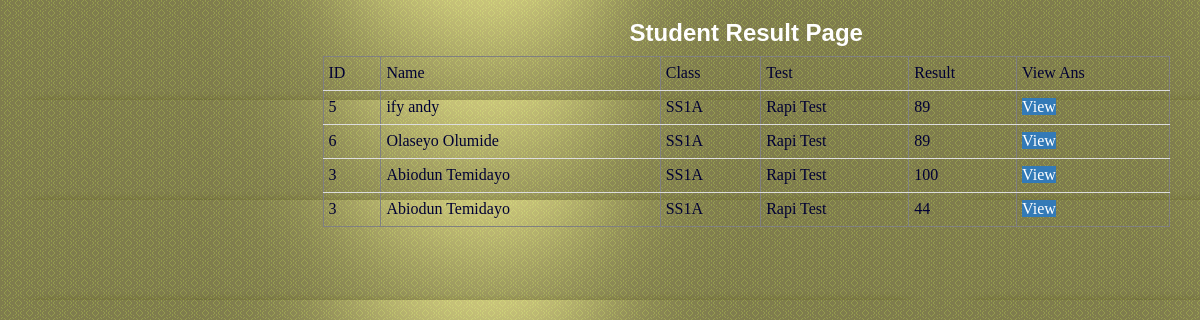
Page /admin/view_all_result.php on the committed database.
### tables this page shows
CREATE TABLE IF NOT EXISTS `student` (
  `id` int(11) NOT NULL AUTO_INCREMENT,
  `fullname` varchar(225) NOT NULL,
  `username` varchar(70) NOT NULL,
  `class` varchar(70) NOT NULL,
  `dept` varchar(70) NOT NULL,
  `password` varchar(70) NOT NULL,
  PRIMARY KEY (`id`)
);

CREATE TABLE IF NOT EXISTS `test` (
  `id` int(11) NOT NULL AUTO_INCREMENT,
  `name` varchar(225) NOT NULL,
  `class` varchar(50) NOT NULL,
  `time` int(11) NOT NULL,
  PRIMARY KEY (`id`)
);

CREATE TABLE IF NOT EXISTS `testscore` (
  `ID` int(11) NOT NULL AUTO_INCREMENT,
  `stdid` int(11) NOT NULL,
  `testid` int(11) NOT NULL,
  `score` int(11) NOT NULL,
  PRIMARY KEY (`ID`)
);

### admin/view_all_result.php (the view, shortened to what this page needs)
<!DOCTYPE html PUBLIC "-//W3C//DTD XHTML 1.0 Transitional//EN" "http://www.w3.org/TR/xhtml1/DTD/xhtml1-transitional.dtd">
<html xmlns="http://www.w3.org/1999/xhtml">
<head>
<link href="../style/style.css" type="text/css" rel="stylesheet" />
<link href="../style/bootstrap.min.css" type="text/css" rel="stylesheet" />
</head>
<body>
<div class="container-fluid">
<div class="row">
<div class="col-md-12">
<div class="col-md-9 .dashboardcon">
<div align="center">
  <h3><strong>Student Result Page</strong></h3>
  <table class="table table-condensed" bgcolor="#FFFFFF" border="1">
   <thead>
  <tr>
    <td>ID</td>
    <td>Name</td>
    <td>Class</td>
    <td>Test</td>
    <td>Result</td>
     <td>View Ans</td>
  </tr>
  </thead>
 <?php
  $sql=mysql_query("select * from testscore");
$numrows=mysql_num_rows($sql);
if ($numrows>0){
while($row=mysql_fetch_assoc($sql)){
$sql2=mysql_query("select * from student where id=".$row['stdid']."");
while($row2=mysql_fetch_assoc($sql2)){
$sql3=mysql_query("select * from test where id=".$row['testid']."");
while($row3=mysql_fetch_assoc($sql3)){
?>
  <tr>
    <td><?php echo $row2['id']; ?></td>
    <td> <?php echo $row2['fullname']?></td>
    <td> <?php echo $row2['class']?></td>
    <td> <?php echo $row3['name']?></td>
    <td> <?php echo $row['score']?></td>
    <td> <?php echo '<a href=review.php?stdid='. $row['stdid'].' class="btn-primary">View</a>'?></td>
  </tr>
 <?php
  }
}
}
}
	else{
	echo 'No Result Found';
	}
   ?>
     </table>
</div>
</div>
</div>
</body>
</html>

### style/style.css (style rules this page uses)
body { background-color:#000000; }
strong { font-family: Tahoma, Geneva, sans-serif; color:#FFF; }
.table { color:#006; font-family:Georgia, "Times New Roman", Times, serif; font-size:16px; }
a:link { text-decoration: none; }
tr { color:#000033; }

### admin/view_all_result.php (style rules this page uses)
body { background-image: url(../images/img02.png); }

### rows in the picture
testscore: score "89"
student: id "5", fullname "ify andy", class "SS1A"
test: name "Rapi Test"
testscore: score "89"
student: id "6", fullname "Olaseyo Olumide", class "SS1A"
testscore: score "100"
student: id "3", fullname "Abiodun Temidayo", class "SS1A"
testscore: score "44"
